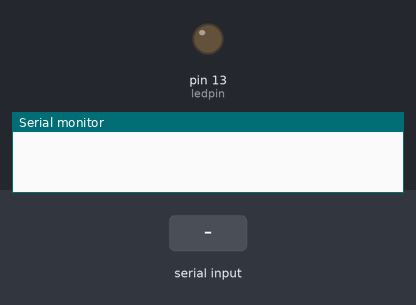
Simulated run of this sketch. Board: Arduino Uno, built with avr-gcc and run on an emulated ATmega328P. On the bench: output pins drawn as LEDs (lit = HIGH), the last lines printed to the serial monitor. The inputs (shaded band) are chosen by the test bench.

Above: at 1.2 s.
1.3 s: "1" received over the second serial link
At 2.0 s:
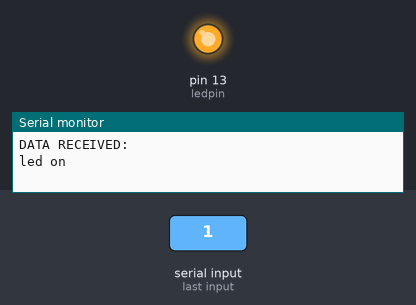
2.8 s: "0" received over the second serial link
At 3.2 s:
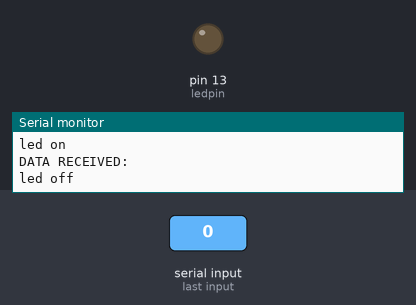
Timing chart, 0 to 5.8 s (numbered marks = the images above; inputs shaded):
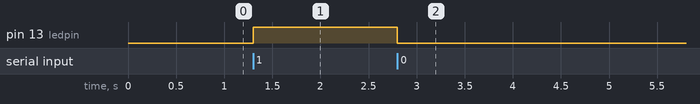

Measured:
- after the input at 1.3 s, pin 13 (ledpin): LOW → HIGH at once
- after the input at 2.8 s, pin 13 (ledpin): HIGH → LOW at once

The sketch:

testBluetooth.ino
```cpp
// Use BLESerial Tiny App on IOS; connect to DSD TECH and then type 1 or 0
// to turn led on teensy on or off

#include <SoftwareSerial.h>
SoftwareSerial mySerial(0,1);
int ledpin=13;

void setup(){
  mySerial.begin(9600);
  Serial.begin(9600);
  pinMode(ledpin,OUTPUT);
}
void loop(){
  int i;

  if (mySerial.available()){
    i=mySerial.read();
    Serial.println("DATA RECEIVED:");

    if(i=='1'){
      digitalWrite(ledpin,1);
      Serial.println("led on");
      mySerial.write("turning led on");
    }

    if(i=='0'){
      digitalWrite(ledpin,0);
      Serial.println("led off");
      mySerial.write("turning led off");
    }
  }
}
```
